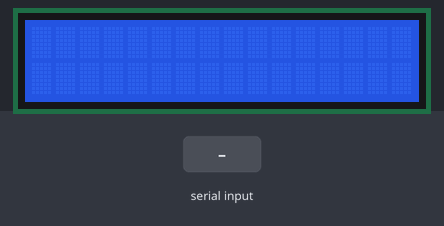
This sketch was run on a simulated Arduino Uno, built with avr-gcc and run on an emulated ATmega328P. Parts: 16×2 character LCD. The inputs (shaded band) are chosen by the test bench. What the sketch prints to the serial monitor is not drawn.

Above: at 1.2 s.
1.3 s: "t" received over Serial
At 3.0 s:
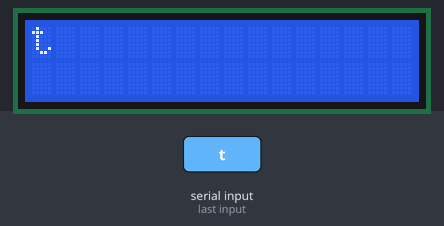
3.8 s: "b" received over Serial
At 6.0 s:
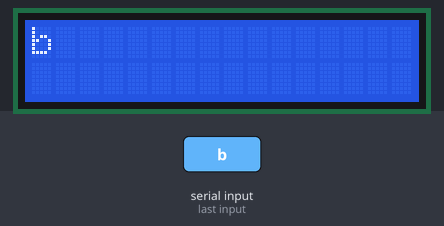
6.3 s: "1" received over Serial
At 8.0 s:
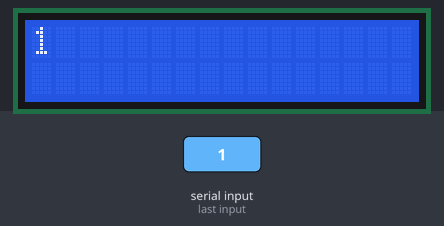
Timing chart, 0 to 9.5 s (numbered marks = the images above; inputs shaded):
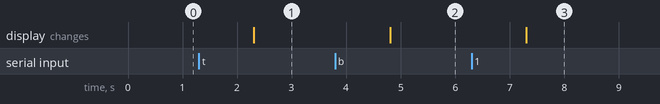

Measured:
- after the input at 1.3 s, the display: changes after 1.0 s (image 1)
- after the input at 3.8 s, the display: changes after 1.0 s (image 2)
- after the input at 6.3 s, the display: changes after 1.0 s (image 3)

The sketch:

Comandos.ino
```cpp
#include <LiquidCrystal_PCF8574.h>

LiquidCrystal_PCF8574 lcd(0x3F);

unsigned int backlight = 255;


void setup()
{
  lcd.begin(16, 2);
  lcd.setBacklight(backlight);


  Serial.begin(9600);
}

void loop()
{
  if(Serial.available())
  {
    String input = Serial.readString();

    Serial.println(input);

    if(input.charAt(0) != '$')
    {
      String text = input;

      if(text.length() > 16)
      {
        lcd.clear();
        lcd.home();
        lcd.print(text.substring(0, 15));
        lcd.setCursor(0, 1);
        lcd.print(text.substring(16, text.length()));
      }
      else
      {
        lcd.clear();
        lcd.home();
        lcd.print(text);
      }
    }
    else
    {
      switch(input.charAt(1))
      {
        case 't': backlight = backlight == 255 ? 0 : 255; break;
        case 'b': lcd.clear(); break;
      }
    }
  }

  lcd.setBacklight(backlight);
}
```
